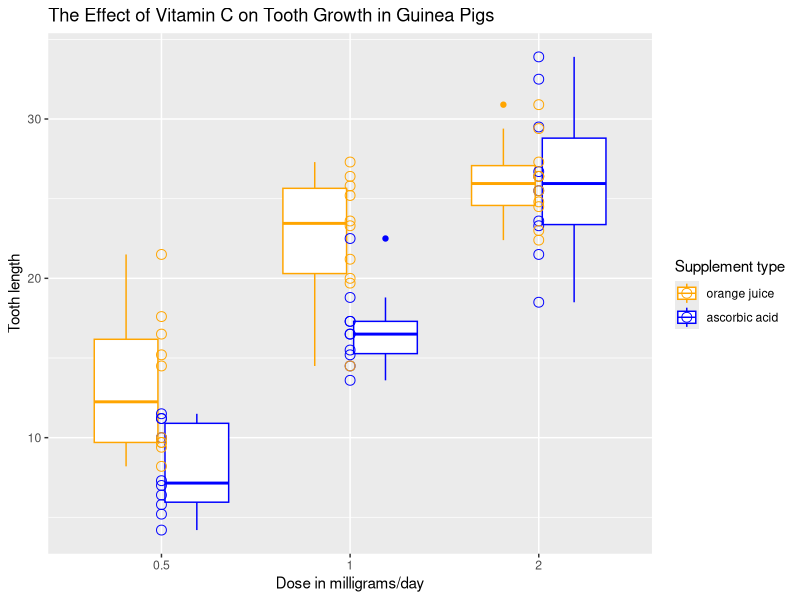

This chart was generated by the following R code: (Note: this script raises an error after producing the figure.)
## Statistical Inference - Final Project
## Part 2: Basic Inferential Data Analysis
## The Effect of Vitamin C on Tooth Growth in Guinea Pigs
## A data frame with 60 observations on 3 variables.
## 
## [,1]	len 	numeric	Tooth length
## [,2]	supp	factor	Supplement type (VC or OJ).
## [,3]	dose	numeric	Dose in milligrams/day
##
## Source
## C. I. Bliss (1952) The Statistics of Bioassay. Academic Press.
## 
## References
##
## McNeil, D. R. (1977) Interactive Data Analysis. New York: Wiley.
library(datasets)
library(data.table)
library(ggplot2)

# Load the ToothGrowth data and perform some basic exploratory data analyses
data(ToothGrowth)
ToothGrowth <- data.table(ToothGrowth) 
names(ToothGrowth) <- c("tooth.length", "supplement.type", "dose")
ToothGrowth$dose <- as.factor(ToothGrowth$dose)

# Basic scatterplot
p1 <- ggplot(ToothGrowth, aes(x = dose, y = tooth.length, color=supplement.type))
p1 + geom_boxplot() + geom_point(size = 3, shape=1) +
      scale_color_manual(name   = "Supplement type", 
                         values = c("orange", "blue"), 
                         labels = c("orange juice", "ascorbic acid")) +
      labs(title="The Effect of Vitamin C on Tooth Growth in Guinea Pigs", 
           x="Dose in milligrams/day", y="Tooth length") 

## Provide a basic summary of the data.


## Use confidence intervals and/or hypothesis tests to compare tooth growth by supp and dose. 
## (Only use the techniques from class, even if there's other approaches worth considering)

g1 <- ToothGrowth$tooth.length[ToothGrowth$supplement.type=="VC"]
g2 <- ToothGrowth$tooth.length[ToothGrowth$supplement.type=="OJ"]
difference <- g2 - g1
mn <- mean(difference)
s <- sd(difference)
n <- 30

t.test(difference)

t.test(g2, g1, paired = FALSE)
t.test(tooth.length ~ supplement.type, paired = FALSE, data = ToothGrowth)

t.test(tooth.length ~ supplement.type, paired = FALSE, ar.equal = TRUE,  data = ToothGrowth)

# The H_0 hypothesis
# "OJ affects less or the same then VC", H_0 : mu  \leq 0, 
# H_1 : mu > 0
Z <- sqrt(n)*(mn - 0)/s
# The 95th percentile of a normal distribution
Z.alphy <- qnorm(0.95)

## State your conclusions and the assumptions needed for your conclusions.



